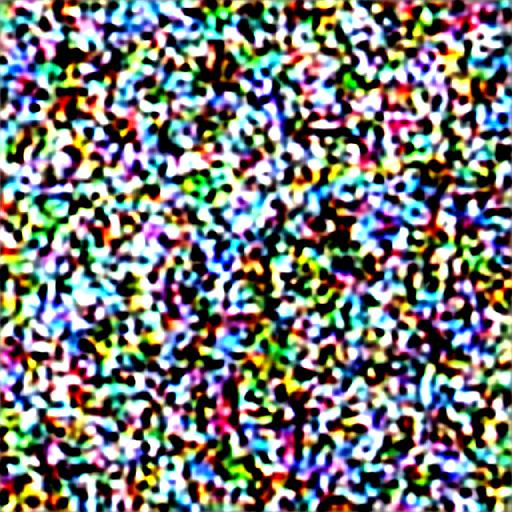
#> input picture Diffusers-Testing/steps2/la_0000.jpeg, 512 x 512 px
$ python -i custom_transforms.py   (imports and definitions only)
#> lines starting #> are read from the running program, lines starting #| are printed output that depends on the picture
#> further down, picture is the input picture: PIL image 512x512 RGB; mean R, G, B 120.5, 122.9, 121
# ------------------------------------------------------------------------------#
#
# File name                 : custom_transforms.py
# Purpose                   : Custom transforms for image and mask augmentation
# Usage                     : Imported by dataset.py
#
# Authors                   : Talha Ahmed, Nehal Ahmed Shaikh, Hassan Mohy-ud-Din
# Email                     : 24100033@lums.edu.pk, 20240001@lums.edu.pk, hassan.mohyuddin@lums.edu.pk
#
# Last Date                 : March 11, 2025
#
# ------------------------------------------------------------------------------#

import os, random, torch
import numpy               as np

from PIL                   import Image, ImageEnhance
from skimage.morphology    import disk, erosion, dilation, opening, closing

from config       import *


# ------------------------------------------------------------------------------#
# [50 lines left out: functions cv_random_flip, randomCrop, random_rotation, not called in this run]


# ------------------------------------------------------------------------------#
def colorEnhance(image):
    bright_intensity = random.randint(5, 15) / 10.0
    image = ImageEnhance.Brightness(image).enhance(bright_intensity)
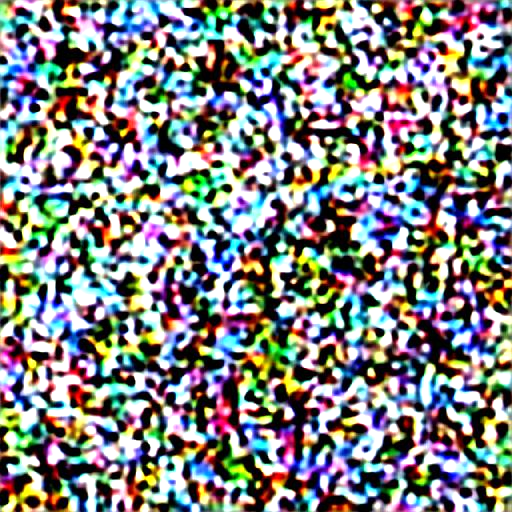
#> image: PIL image 512x512 RGB; mean R, G, B 128.2, 129.9, 128.2

    contrast_intensity = random.randint(5, 15) / 10.0
    image = ImageEnhance.Contrast(image).enhance(contrast_intensity)

    color_intensity = random.randint(0, 20) / 10.0
    image = ImageEnhance.Color(image).enhance(color_intensity)
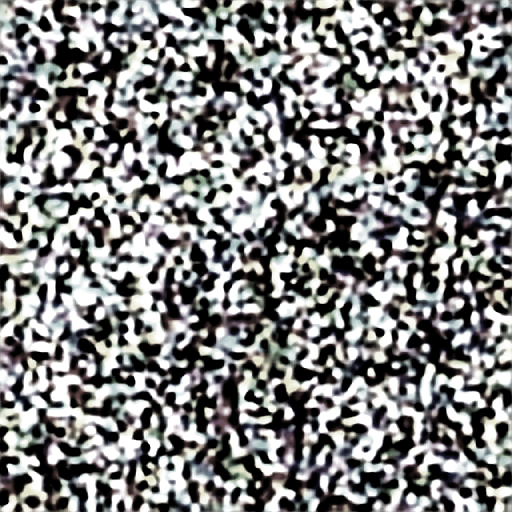
#> image: PIL image 512x512 RGB; mean R, G, B 127.7, 127.9, 127.7

    sharp_intensity = random.randint(0, 30) / 10.0
    image = ImageEnhance.Sharpness(image).enhance(sharp_intensity)

    return image


# ------------------------------------------------------------------------------#
# [163 lines left out: functions swap_pixels, morph_mask, randomPeper, random_patch_swap, apply_augmentations, not called in this run]

# ------------------------------------------------------------------------------#

>>> from PIL import Image
>>> picture = Image.open('../Diffusers-Testing/steps2/la_0000.jpeg')
>>> result = colorEnhance(picture)

$ run again, on Diffusers-Testing/steps2/la_0010.jpeg
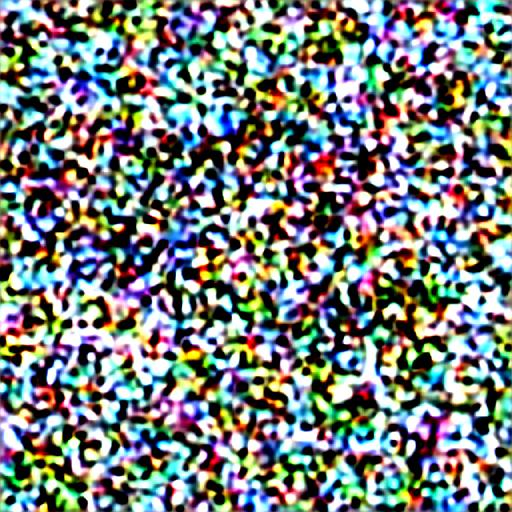
#> input picture Diffusers-Testing/steps2/la_0010.jpeg, 512 x 512 px
#> picture is the input picture: PIL image 512x512 RGB; mean R, G, B 119.6, 126.6, 124.5
#> in colorEnhance, `image = ImageEnhance.Brightness(image).enhance(bright_intensity)`:
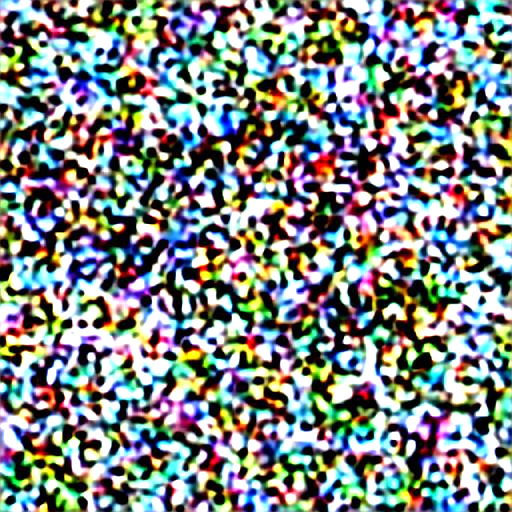
#> image: PIL image 512x512 RGB; mean R, G, B 127.5, 133.5, 131.8
#> in colorEnhance, `image = ImageEnhance.Color(image).enhance(color_intensity)`:
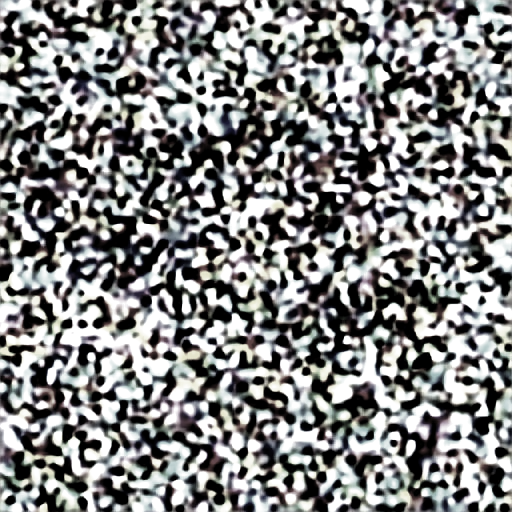
#> image: PIL image 512x512 RGB; mean R, G, B 129.7, 130.3, 130.1

$ run again, on Diffusers-Testing/steps2/la_0030.jpeg
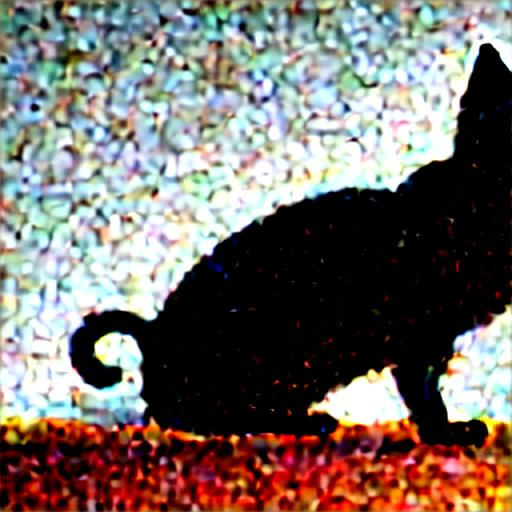
#> input picture Diffusers-Testing/steps2/la_0030.jpeg, 512 x 512 px
#> picture is the input picture: PIL image 512x512 RGB; mean R, G, B 119.6, 111.3, 106.2
#> in colorEnhance, `image = ImageEnhance.Brightness(image).enhance(bright_intensity)`:
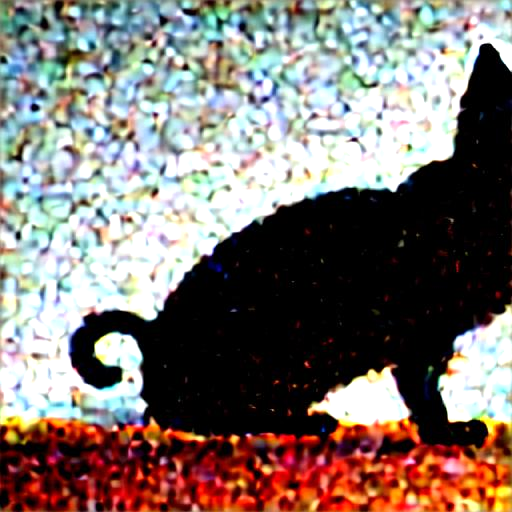
#> image: PIL image 512x512 RGB; mean R, G, B 128.6, 118.4, 113.1
#> in colorEnhance, `image = ImageEnhance.Color(image).enhance(color_intensity)`:
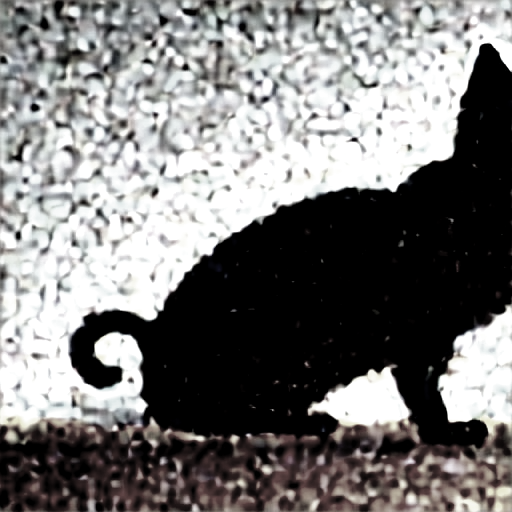
#> image: PIL image 512x512 RGB; mean R, G, B 122.4, 121.4, 120.8
